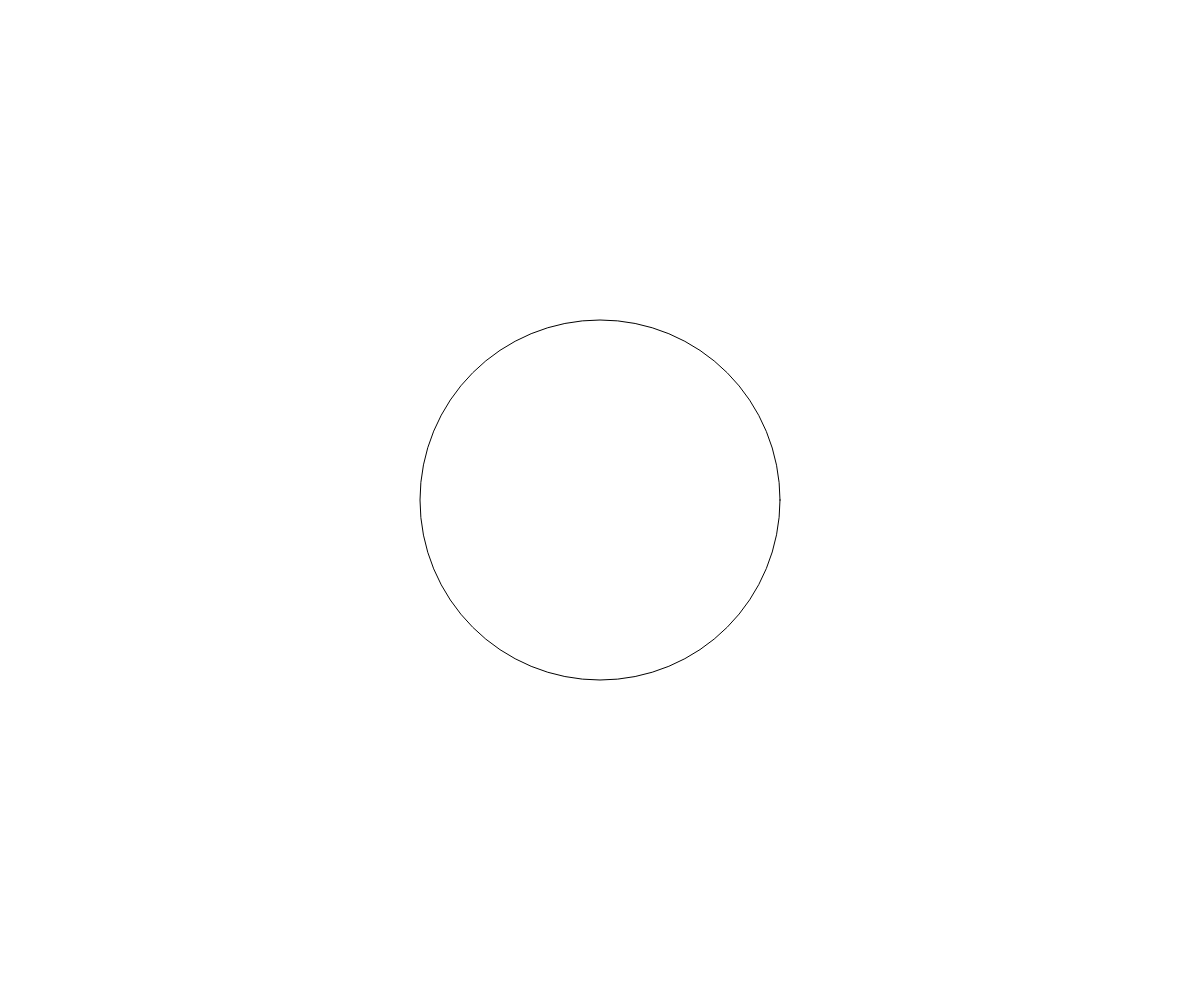
Frame 1 (no input)
Frame 60 (no input): identical to frame 1, image omitted
Frame 120 (the mouse pressed at the canvas centre since frame 60): identical to frame 1, image omitted

The p5.js sketch that drew this single still picture (run headless with seeded random() and noise() and a simulated clock; from frame 60 on, the mouse is pressed at the canvas centre):

// p5.js sketch
// ── sketch.js
// Basic Transformations Sandbox


let originalSpacing = 20;


function setup() {
  createCanvas(windowWidth, windowHeight);
}

function draw() {
  background(255);
  

  push();
  translate(width/2, height/2);
  ellipseMode(CENTER);
  ellipse(0,0,width*0.3,width*0.3);
  pop();
}
